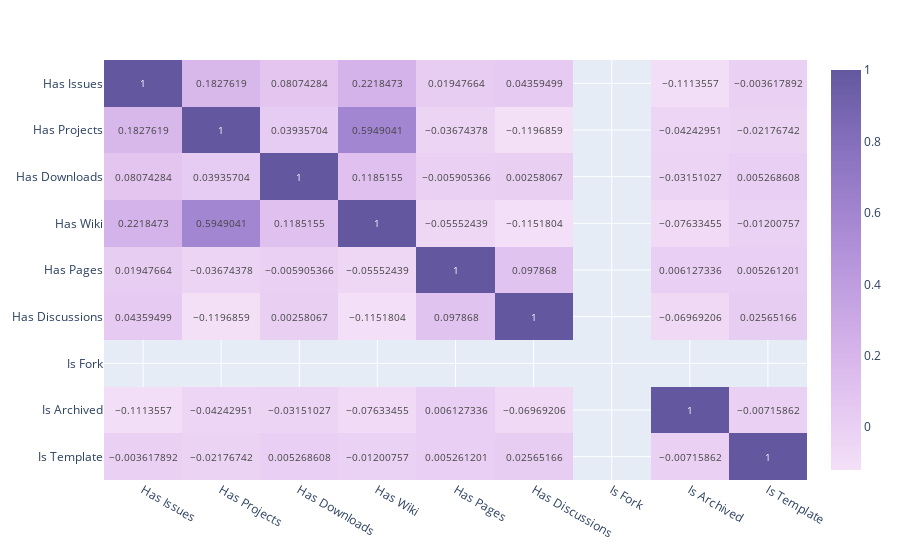

The notebook cell this image was saved under:
### Markdown cell above
### Inference From Correlation Matrix

$\rho > 0.90$

$\rho <= 0.85$

### Code cell
cor_mat_bool = df.select_dtypes(['bool']).corr()
px.imshow(cor_mat_bool,text_auto=True, aspect='auto', color_continuous_scale='purp')

### Figure 1 — Plotly figure (JSON) as saved in the notebook; plotly's stock layout.template omitted (floating-point values rounded to 4 significant figures)
{"data": [{"coloraxis": "coloraxis", "hovertemplate": "x: %{x}<br>y: %{y}<br>color: %{z}<extra></extra>", "name": "0", "texttemplate": "%{z}", "type": "heatmap", "x": ["Has Issues", "Has Projects", "Has Downloads", "Has Wiki", "Has Pages", "Has Discussions", "Is Fork", "Is Archived", "Is Template"], "xaxis": "x", "y": ["Has Issues", "Has Projects", "Has Downloads", "Has Wiki", "Has Pages", "Has Discussions", "Is Fork", "Is Archived", "Is Template"], "yaxis": "y", "z": [[1, 0.1828, 0.08074, 0.2218, 0.01948, 0.04359, null, -0.1114, -0.003618], [0.1828, 1, 0.03936, 0.5949, -0.03674, -0.1197, null, -0.04243, -0.02177], [0.08074, 0.03936, 1, 0.1185, -0.005905, 0.002581, null, -0.03151, 0.005269], [0.2218, 0.5949, 0.1185, 1, -0.05552, -0.1152, null, -0.07633, -0.01201], [0.01948, -0.03674, -0.005905, -0.05552, 1, 0.09787, null, 0.006127, 0.005261], [0.04359, -0.1197, 0.002581, -0.1152, 0.09787, 1, null, -0.06969, 0.02565], [null, null, null, null, null, null, null, null, null], [-0.1114, -0.04243, -0.03151, -0.07633, 0.006127, -0.06969, null, 1, -0.007159], [-0.003618, -0.02177, 0.005269, -0.01201, 0.005261, 0.02565, null, -0.007159, 1]]}], "layout": {"coloraxis": {"colorscale": [[0, "rgb(243, 224, 247)"], [0.1667, "rgb(228, 199, 241)"], [0.3333, "rgb(209, 175, 232)"], [0.5, "rgb(185, 152, 221)"], [0.6667, "rgb(159, 130, 206)"], [0.8333, "rgb(130, 109, 186)"], [1, "rgb(99, 88, 159)"]]}, "margin": {"t": 60}, "xaxis": {"anchor": "y", "domain": [0, 1]}, "yaxis": {"anchor": "x", "autorange": "reversed", "domain": [0, 1]}}}
